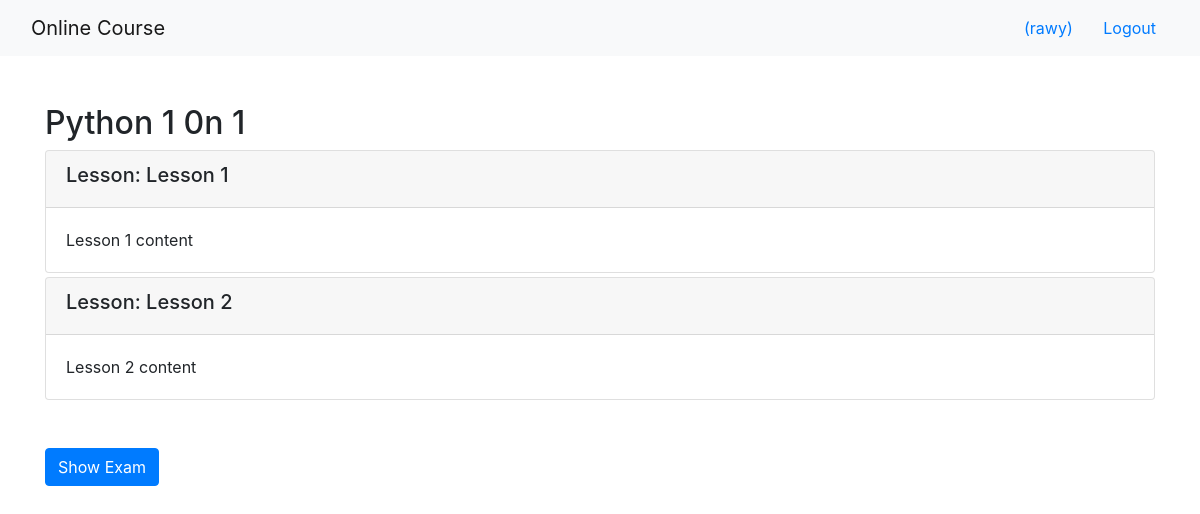
/2/ (signed in), run on the app's committed database.
### onlinecourse/models.py (models this page shows, shortened)
class Course(models.Model):
    name = models.CharField(null=False, max_length=30, default='online course')
    image = models.ImageField(upload_to='course_images/')
    description = models.CharField(max_length=1000)
    pub_date = models.DateField(null=True)
    instructors = models.ManyToManyField(Instructor)
    users = models.ManyToManyField(settings.AUTH_USER_MODEL, through='Enrollment')
    total_enrollment = models.IntegerField(default=0)
    is_enrolled = False

class Lesson(models.Model):
    title = models.CharField(max_length=200, default="title")
    order = models.IntegerField(default=0)
    course = models.ForeignKey(Course, on_delete=models.CASCADE)
    content = models.TextField()

### onlinecourse/views.py (the view)
# urls.py: path('<int:pk>/', views.CourseDetailView.as_view(), name='course_details'),
class CourseDetailView(generic.DetailView):
    model = Course
    template_name = 'onlinecourse/course_detail_bootstrap.html'

### onlinecourse/templates/onlinecourse/course_detail_bootstrap.html (shortened to what this page needs)
{% extends 'onlinecourse/base.html' %}
{% block nav %}
{% include 'onlinecourse/base.html' %}
{% endblock nav %}
{% block content %}
<div class="container my-5">
    <h2>{{ course.name }}</h2>
    <div class="card-columns-vertical">
        {% for lesson in course.lesson_set.all %}
        <div class="card mt-1">
            <div class="card-header"><h5>Lesson: {{lesson.title}}</h5></div>
            <div class="card-body">{{lesson.content}}</div>
        </div>
        {% endfor %}
    </div>
    {% if user.is_authenticated %}
    <div id="exam" class="row mt-5">
        <div class="col">
            <button type="button" class="btn btn-primary" data-toggle="collapse" data-target="#demo">Show Exam</button>
        </div>
    </div>
    {% else %}
    <p class="text-danger">Please
        <a href="{% url 'onlinecourse:login' %}" class="btn btn-link">Login</a>
        to access exam!
    </p>
    {% endif %}
</div>
{% endblock content %}

### onlinecourse/templates/onlinecourse/base.html (shortened to what this page needs)
<!DOCTYPE html>
    {% load static %}
<html lang="en">
<head>
    <link rel="stylesheet" href="https://maxcdn.bootstrapcdn.com/bootstrap/4.5.2/css/bootstrap.min.css">
</head>
<body>
    {% block nav %}
      <nav class="navbar navbar-light bg-light">
        <div class="container-fluid">
            <div class="navbar-header">
                  <a class="navbar-brand" href="#">Online Course</a>
            </div>
            <ul class="nav navbar-nav navbar-right">
                {% if user.is_authenticated %}
                <li>
                    <a class="btn btn-link" href="#">{{ user.first_name }}({{ user.username }})</a>
                    <a class="btn btn-link" href="{% url 'onlinecourse:logout' %}">Logout</a>
                </li>
                {% endif %}
            </ul>
        </div>
    </nav>
    {% endblock nav %}
    {% block content %} {% endblock content %}
</body>
</html>

### data on the page
Course: name "Python 1 0n 1"
Lesson: title "Lesson 1", content "Lesson 1 content"
Lesson: title "Lesson 2", content "Lesson 2 content"

### other printed values
{{ user.username }} "rawy"
